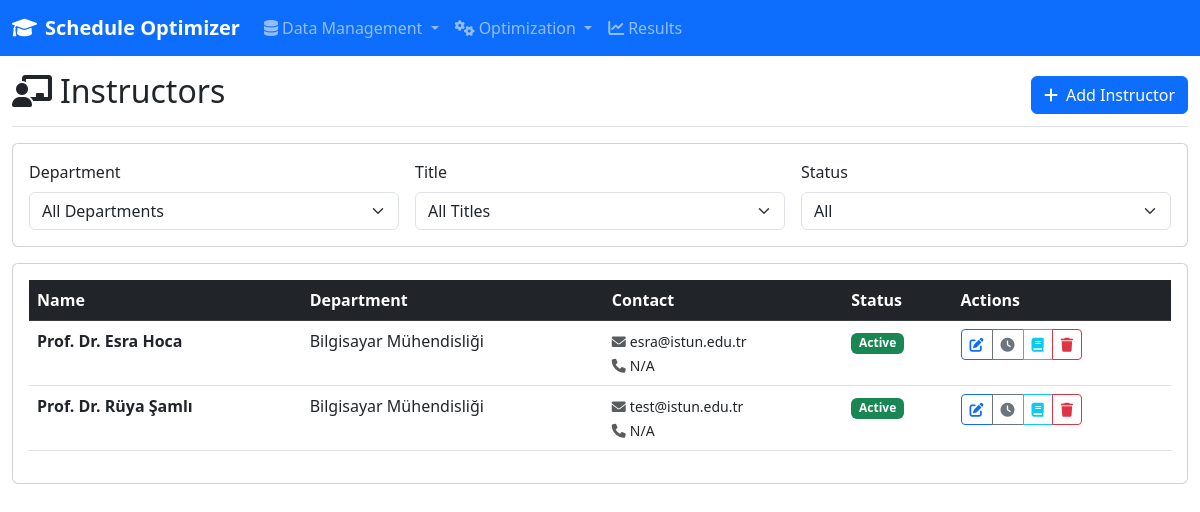
/data/instructors, run on an earlier commit of the app's database.
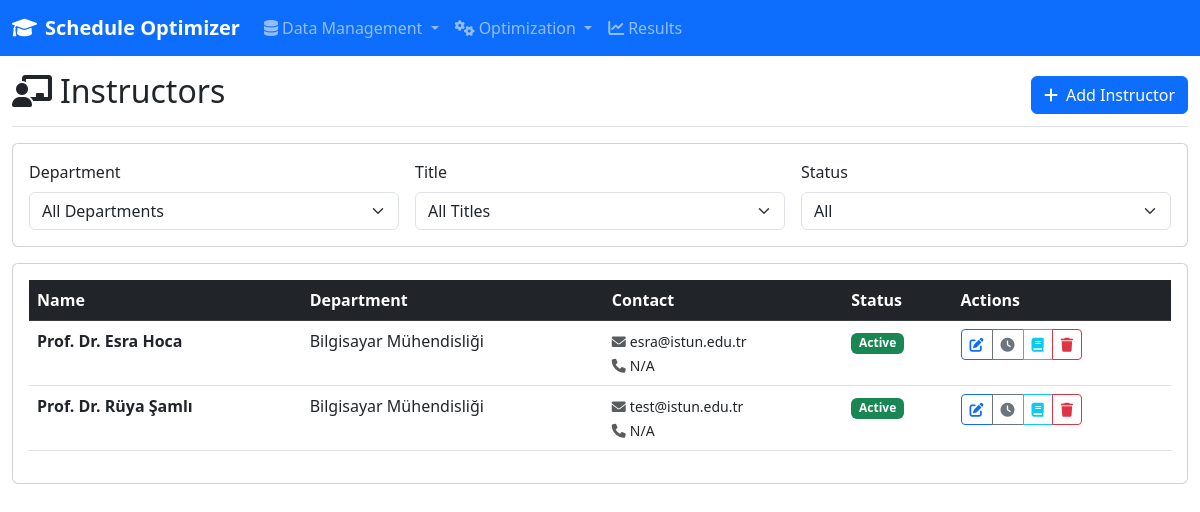
And on a later commit of the database.
### models/database.py (models this page shows, shortened)
class Instructor(db.Model):
    __tablename__ = 'instructors'
    id = db.Column(db.Integer, primary_key=True)
    name = db.Column(db.String(200), nullable=False)
    employee_id = db.Column(db.String(50), nullable=True, unique=True)  # Personel numarası
    email = db.Column(db.String(200), nullable=True)
    phone = db.Column(db.String(20), nullable=True)
    title = db.Column(db.String(50), nullable=True)
    academic_degree = db.Column(db.String(50), nullable=True)  # PhD, MSc, BSc
    department_id = db.Column(db.Integer, db.ForeignKey('departments.id'), nullable=False)
    office_location = db.Column(db.String(100), nullable=True)  # Ofis konumu
    specialization = db.Column(JSON, nullable=True)  # Uzmanlık alanları
    languages = db.Column(JSON, nullable=True)  # Konuştuğu diller
    max_daily_hours = db.Column(db.Integer, nullable=False, default=8)
    max_weekly_hours = db.Column(db.Integer, nullable=False, default=30)
    preferred_days = db.Column(JSON, nullable=True)  # Tercih ettiği günler
    preferred_times = db.Column(JSON, nullable=True)  # Tercih ettiği saatler
    availability = db.Column(JSON, nullable=False)  # 10x5 matrix (saat x gün)
    overtime_rate = db.Column(db.Float, nullable=True)  # Fazla mesai ücreti
    contract_type = db.Column(db.String(50), nullable=False, default='Full-time')  # Full-time, Part-time, Visiting
    start_date = db.Column(db.DateTime, nullable=True)  # İşe başlama tarihi
    end_date = db.Column(db.DateTime, nullable=True)  # Sözleşme bitiş tarihi
    sabbatical_periods = db.Column(JSON, nullable=True)  # Araştırma izni dönemleri
    teaching_load_factor = db.Column(db.Float, nullable=False, default=1.0)  # Ders yükü katsayısı
    research_activities = db.Column(JSON, nullable=True)  # Araştırma faaliyetleri
    is_active = db.Column(db.Boolean, nullable=False, default=True)
    is_available = db.Column(db.Boolean, nullable=False, default=True)
    created_at = db.Column(db.DateTime, default=datetime.utcnow)
    updated_at = db.Column(db.DateTime, default=datetime.utcnow, onupdate=datetime.utcnow)
    lesson_assignments = db.relationship('InstructorLesson', backref='instructor_ref', lazy=True, cascade='all, delete-orphan')

class Department(db.Model):
    __tablename__ = 'departments'
    id = db.Column(db.Integer, primary_key=True)
    name = db.Column(db.String(200), nullable=False, unique=True)
    code = db.Column(db.String(10), nullable=False, unique=True)  # Bölüm kodu (CS, EE, etc.)
    num_grades = db.Column(db.Integer, nullable=False)
    head_of_department = db.Column(db.String(200), nullable=True)  # Bölüm başkanı
    building = db.Column(db.String(100), nullable=True)  # Ana bina
    floor = db.Column(db.Integer, nullable=True)  # Ana kat
    phone = db.Column(db.String(20), nullable=True)
    email = db.Column(db.String(200), nullable=True)
    is_active = db.Column(db.Boolean, default=True)
    created_at = db.Column(db.DateTime, default=datetime.utcnow)
    updated_at = db.Column(db.DateTime, default=datetime.utcnow, onupdate=datetime.utcnow)
    lessons = db.relationship('Lesson', backref='department_ref', lazy=True, cascade='all, delete-orphan')
    instructors = db.relationship('Instructor', backref='department_ref', lazy=True, cascade='all, delete-orphan')

### routes/data_entry.py (the view)
@data_entry_bp.route('/instructors')
def instructors():
    dept_id = request.args.get('department_id', type=int)
    title = request.args.get('title')
    is_active = request.args.get('is_active')
    query = Instructor.query
    if dept_id:
        query = query.filter_by(department_id=dept_id)
    if title:
        query = query.filter_by(title=title)
    if is_active is not None:
        query = query.filter_by(is_active=is_active == 'true')
    instructors = query.order_by(Instructor.department_id, Instructor.title, Instructor.name).all()
    departments = Department.query.order_by(Department.name).all()
    titles = db.session.query(distinct(Instructor.title)).filter(Instructor.title.isnot(None)).all()
    available_titles = [t[0] for t in titles]
    return render_template('data_entry/instructors.html',
                         instructors=instructors,
                         departments=departments,
                         available_titles=available_titles,
                         selected_dept=dept_id,
                         selected_title=title,
                         selected_active=is_active)

### templates/data_entry/instructors.html (shortened to what the changed rows need)
{% extends "base.html" %}
{% block content %}
<div class="col-12">
    <div class="d-flex justify-content-between flex-wrap flex-md-nowrap align-items-center pt-3 pb-2 mb-3 border-bottom">
        <h1 class="h2">
            <i class="fas fa-chalkboard-teacher me-2"></i>Instructors
        </h1>
    </div>
    <div class="card">
        <div class="card-body">
            {% if instructors %}
                <div class="table-responsive">
                    <table class="table table-hover">
                        <thead class="table-dark">
                            <tr>
                                <th>Name</th>
                                <th>Department</th>
                                <th>Contact</th>
                                <th>Status</th>
                                <th>Actions</th>
                            </tr>
                        </thead>
                        <tbody>
                            {% for instructor in instructors %}
                            <tr>
                                <td>
                                    <strong>{{ instructor.title }} {{ instructor.name }}</strong>
                                    <br>
                                </td>
                                <td>{{ instructor.department_ref.name }}</td>
                                <td>
                                    <small>
                                        <i class="fas fa-envelope text-muted me-1"></i>{{ instructor.email or 'N/A' }}
                                        <br>
                                        <i class="fas fa-phone text-muted me-1"></i>{{ instructor.phone or 'N/A' }}
                                    </small>
                                </td>
                                <td>
                                    {% if instructor.is_active %}
                                        <span class="badge bg-success">Active</span>
                                    {% else %}
                                        <span class="badge bg-danger">Inactive</span>
                                    {% endif %}
                                </td>
                                <td>
                                    <div class="btn-group btn-group-sm">
                                        <a href="{{ url_for('data_entry.edit_instructor', instructor_id=instructor.id) }}"
                                           class="btn btn-outline-primary" title="Edit Basic Info">
                                            <i class="fas fa-edit"></i>
                                        </a>
                                        <a href="{{ url_for('data_entry.edit_instructor_availability', instructor_id=instructor.id) }}"
                                           class="btn btn-outline-secondary" title="Set Availability">
                                            <i class="fas fa-clock"></i>
                                        </a>
                                        <a href="{{ url_for('data_entry.instructor_lessons', instructor_id=instructor.id) }}"
                                           class="btn btn-outline-info" title="Manage Lessons">
                                             <i class="fas fa-book"></i>
                                        </a>
                                        <button type="button" class="btn btn-outline-danger"
                                                onclick="confirmDelete('{{ instructor.name }}', '{{ url_for('data_entry.delete_instructor', instructor_id=instructor.id) }}')">
                                            <i class="fas fa-trash"></i>
                                        </button>
                                    </div>
                                </td>
                            </tr>
                            {% endfor %}
                        </tbody>
                    </table>
                </div>
            {% endif %}
        </div>
    </div>
</div>
{% endblock %}

What changed in the data, as far as the page shows it:
changed Instructor: name "Rüya Şamlı" → "Esra Hoca"; email "test@istun.edu.tr" → "esra@istun.edu.tr"; moves up the list
changed Instructor: name "Esra Hoca" → "Rüya Şamlı"; email "esra@istun.edu.tr" → "test@istun.edu.tr"
